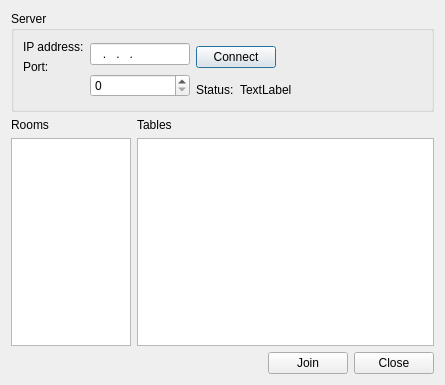
<?xml version="1.0" encoding="UTF-8"?>
<ui version="4.0">
 <class>LobbyUI</class>
 <widget class="QDialog" name="LobbyUI">
  <property name="geometry">
   <rect>
    <x>0</x>
    <y>0</y>
    <width>445</width>
    <height>385</height>
   </rect>
  </property>
  <property name="windowTitle">
   <string>Lobby</string>
  </property>
  <layout class="QFormLayout" name="formLayout">
   <property name="fieldGrowthPolicy">
    <enum>QFormLayout::AllNonFixedFieldsGrow</enum>
   </property>
   <item row="0" column="0" colspan="2">
    <widget class="QGroupBox" name="groupBox">
     <property name="title">
      <string>Server</string>
     </property>
     <layout class="QGridLayout" name="gridLayout">
      <item row="0" column="0">
       <layout class="QVBoxLayout" name="verticalLayout_4">
        <item>
         <widget class="QLabel" name="TextLabel2_2_2_2">
          <property name="sizePolicy">
           <sizepolicy hsizetype="Minimum" vsizetype="Minimum">
            <horstretch>0</horstretch>
            <verstretch>0</verstretch>
           </sizepolicy>
          </property>
          <property name="text">
           <string>IP address:</string>
          </property>
         </widget>
        </item>
        <item>
         <widget class="QLabel" name="label">
          <property name="text">
           <string>Port:</string>
          </property>
         </widget>
        </item>
       </layout>
      </item>
      <item row="0" column="1" rowspan="2">
       <layout class="QVBoxLayout" name="verticalLayout">
        <item>
         <widget class="QLineEdit" name="ipAddress">
          <property name="inputMask">
           <string>000.000.000.000</string>
          </property>
          <property name="text">
           <string>...</string>
          </property>
          <property name="maxLength">
           <number>15</number>
          </property>
          <property name="cursorPosition">
           <number>15</number>
          </property>
         </widget>
        </item>
        <item>
         <widget class="QSpinBox" name="portNumber">
          <property name="maximum">
           <number>65535</number>
          </property>
         </widget>
        </item>
       </layout>
      </item>
      <item row="0" column="2">
       <layout class="QHBoxLayout" name="horizontalLayout">
        <item>
         <widget class="QPushButton" name="connectButton">
          <property name="text">
           <string>Connect</string>
          </property>
         </widget>
        </item>
        <item>
         <spacer name="horizontalSpacer">
          <property name="orientation">
           <enum>Qt::Horizontal</enum>
          </property>
          <property name="sizeHint" stdset="0">
           <size>
            <width>153</width>
            <height>20</height>
           </size>
          </property>
         </spacer>
        </item>
       </layout>
      </item>
      <item row="1" column="2">
       <layout class="QHBoxLayout" name="horizontalLayout_3">
        <item>
         <widget class="QLabel" name="label_2">
          <property name="text">
           <string>Status:</string>
          </property>
         </widget>
        </item>
        <item>
         <widget class="QLabel" name="infoLabel">
          <property name="text">
           <string>TextLabel</string>
          </property>
         </widget>
        </item>
        <item>
         <spacer name="horizontalSpacer_3">
          <property name="orientation">
           <enum>Qt::Horizontal</enum>
          </property>
          <property name="sizeHint" stdset="0">
           <size>
            <width>40</width>
            <height>20</height>
           </size>
          </property>
         </spacer>
        </item>
       </layout>
      </item>
     </layout>
    </widget>
   </item>
   <item row="1" column="0">
    <layout class="QVBoxLayout" name="verticalLayout_2">
     <item>
      <widget class="QLabel" name="label_4">
       <property name="text">
        <string>Rooms</string>
       </property>
      </widget>
     </item>
     <item>
      <widget class="QListWidget" name="roomList">
       <property name="minimumSize">
        <size>
         <width>120</width>
         <height>0</height>
        </size>
       </property>
       <property name="maximumSize">
        <size>
         <width>120</width>
         <height>16777215</height>
        </size>
       </property>
      </widget>
     </item>
    </layout>
   </item>
   <item row="1" column="1">
    <layout class="QVBoxLayout" name="verticalLayout_3">
     <item>
      <widget class="QLabel" name="label_5">
       <property name="text">
        <string>Tables</string>
       </property>
      </widget>
     </item>
     <item>
      <widget class="QListWidget" name="tableList"/>
     </item>
    </layout>
   </item>
   <item row="2" column="0" colspan="2">
    <layout class="QHBoxLayout" name="horizontalLayout_2">
     <item>
      <spacer name="horizontalSpacer_2">
       <property name="orientation">
        <enum>Qt::Horizontal</enum>
       </property>
       <property name="sizeHint" stdset="0">
        <size>
         <width>40</width>
         <height>20</height>
        </size>
       </property>
      </spacer>
     </item>
     <item>
      <widget class="QPushButton" name="joinButton">
       <property name="text">
        <string>Join</string>
       </property>
      </widget>
     </item>
     <item>
      <widget class="QPushButton" name="closeButton">
       <property name="text">
        <string>Close</string>
       </property>
      </widget>
     </item>
    </layout>
   </item>
  </layout>
 </widget>
 <resources/>
 <connections/>
</ui>
